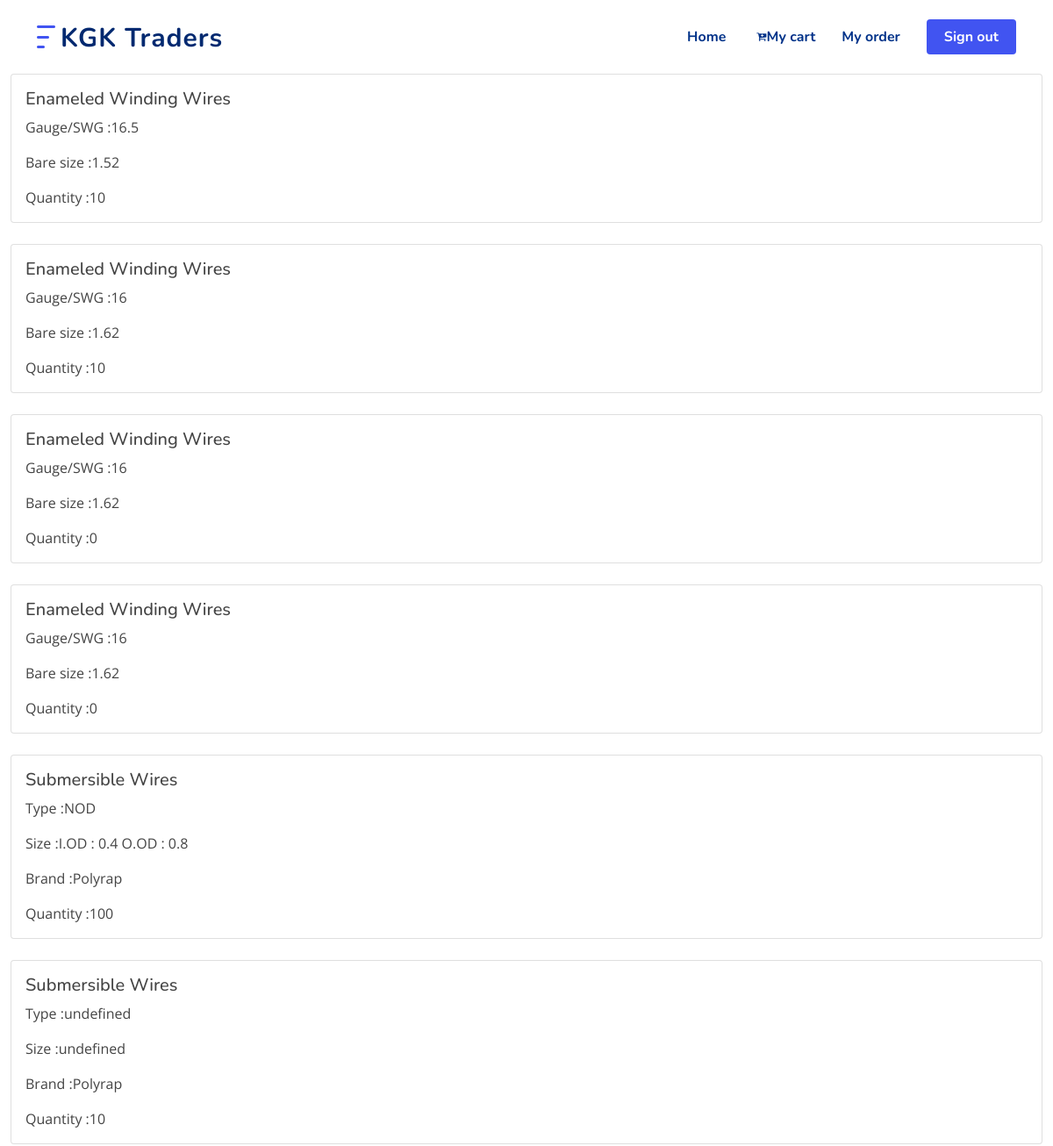
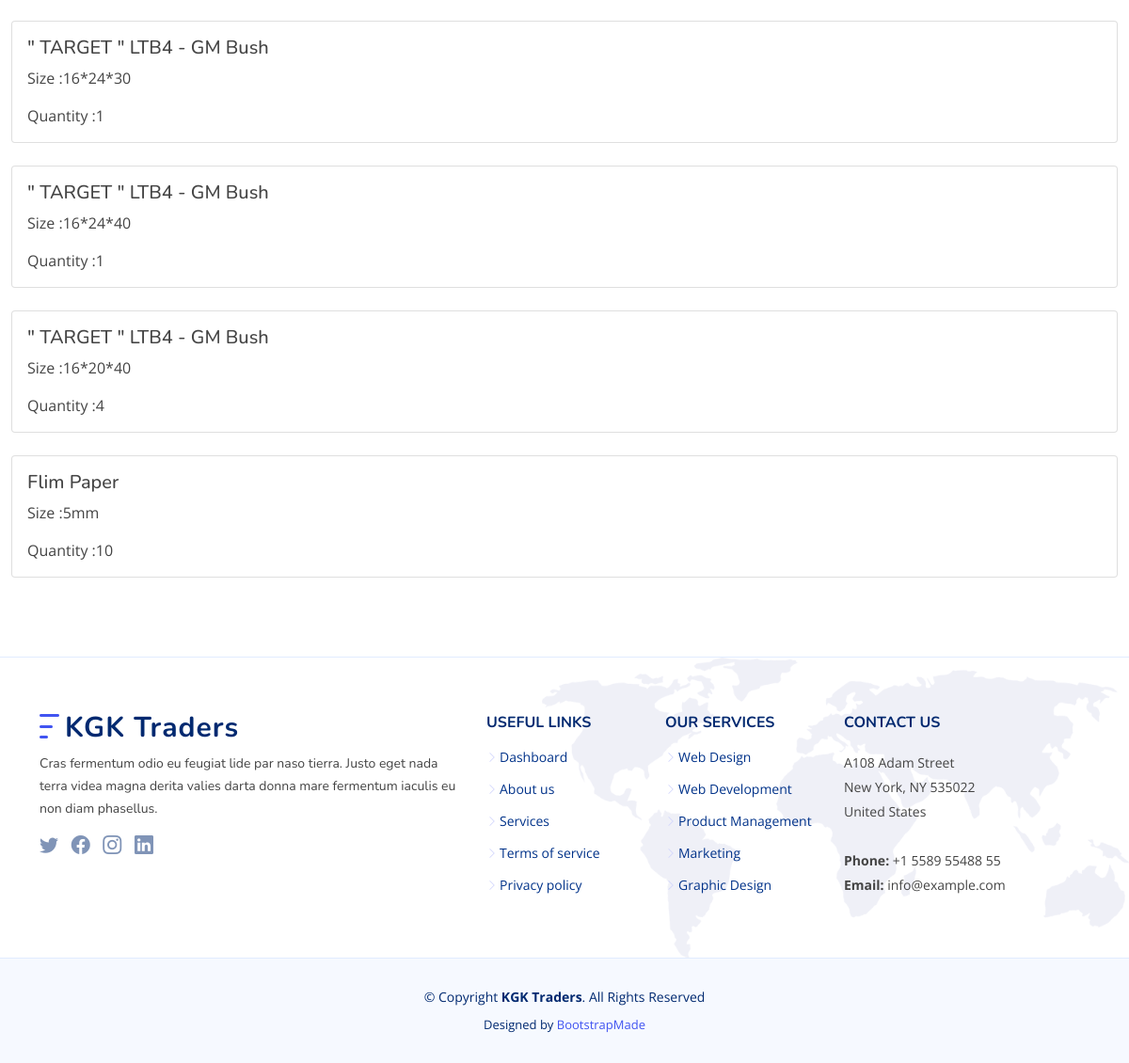
Page /myorder.php (signed in) on the committed database (2 pictures, top to bottom).
### tables this page shows
CREATE TABLE `enameldorder` (
  `id` int(11) NOT NULL,
  `userid` int(11) NOT NULL,
  `swg` float NOT NULL,
  `bare` float NOT NULL,
  `qty` float NOT NULL,
  `flag` int(11) NOT NULL,
  `brand` varchar(250) NOT NULL
);

CREATE TABLE `submersibleorder` (
  `id` int(11) NOT NULL,
  `type` varchar(50) NOT NULL,
  `size` varchar(50) NOT NULL,
  `brand` varchar(50) NOT NULL,
  `qty` float NOT NULL,
  `flag` int(11) NOT NULL,
  `uid` int(11) NOT NULL
);

CREATE TABLE `spareorder` (
  `id` int(11) NOT NULL,
  `prdname` varchar(50) NOT NULL,
  `size` varchar(50) NOT NULL,
  `userid` int(11) NOT NULL,
  `flag` int(11) NOT NULL,
  `qty` int(11) NOT NULL
);

### myorder.php (the view, shortened to what this page needs)
<?php
include_once "config.php";
include_once "includes/header.php";
include_once "dashhead.php";
if(isset( $_SESSION['u_id'])){
?>
<br>
<section id="mycart" class="recent-blog-posts">
    <div class="container-fluid">
        <?php
      $id=  $_SESSION['u_id'];
        $sql = "SELECT * FROM `enameldorder` where userid = $id and flag = 1";
        $test=mysqli_query($db,$sql);
        while($value = mysqli_fetch_object($test))
        {
            echo '<div class="card ">
            <div class="card-body">
              <h5 class="card-title">Enameled Winding Wires</h5>
              <p class="card-text">Gauge/SWG :'.$value->swg.'</p>
              <p class="card-text">Bare size :'.$value->bare.'</p>
              <p class="card-text">Quantity :'.$value->qty.'</p>
            </div>
          </div>
          <br>';
        }
        $sql = "SELECT * FROM `submersibleorder` where uid = $id and flag = 1";
        $test=mysqli_query($db,$sql);
        while($value = mysqli_fetch_object($test))
        {
            echo '<div class="card ">
            <div class="card-body">
              <h5 class="card-title">Submersible Wires</h5>
              <p class="card-text">Type :'.$value->type.'</p>
              <p class="card-text">Size :'.$value->size.'</p>
              <p class="card-text">Brand :'.$value->brand.'</p>
              <p class="card-text">Quantity :'.$value->qty.'</p>
            </div>
          </div>
          <br>';
        }
        $sql = "SELECT * FROM `spareorder` where userid = $id and flag = 1";
        $test=mysqli_query($db,$sql);
        while($value = mysqli_fetch_object($test))
        {
            echo '<div class="card ">
            <div class="card-body">
              <h5 class="card-title">'.$value->prdname.'</h5>
              <p class="card-text">Size :'.$value->size.'</p>
              <p class="card-text">Quantity :'.$value->qty.'</p>
            </div>
          </div>
          <br>';
        }
?>
</div>
</section>
<?php
}else{
    header("location:index.php");
}
include_once "includes/footer.php";
?>

### includes/header.php (shortened to what this page needs)
<!DOCTYPE html>
<html lang="en">
<head>
  <link href="assets/vendor/bootstrap/css/bootstrap.min.css" rel="stylesheet">
  <link href="assets/vendor/bootstrap-icons/bootstrap-icons.css" rel="stylesheet">
  <link href="assets/vendor/aos/aos.css" rel="stylesheet">
  <link href="assets/vendor/remixicon/remixicon.css" rel="stylesheet">
  <link href="assets/vendor/swiper/swiper-bundle.min.css" rel="stylesheet">
  <link href="assets/vendor/glightbox/css/glightbox.min.css" rel="stylesheet">
  <link rel="stylesheet" href="https://cdnjs.cloudflare.com/ajax/libs/font-awesome/4.7.0/css/font-awesome.min.css">
  <link href="assets/css/style.css" rel="stylesheet">
</head>
<body>

### dashhead.php (shortened to what this page needs)
<header id="header" class="header fixed-top">
    <div class="container-fluid container-xl d-flex align-items-center justify-content-between">
      <a href="index.php" class="logo d-flex align-items-center">
        <img src="assets/img/logo.png" alt="">
        <span>KGK Traders</span>
      </a>
      <nav id="navbar" class="navbar">
        <ul>
          <li><a class="nav-link scrollto " href="dash.php">Home</a></li>
          <li><a class="nav-link scrollto " href="mycart.php"><i class="fa fa-cart-plus"></i>My cart</a></li>
          <li><a class="nav-link scrollto " href="myorder.php">My order</a></li>
          <li><a class="getstarted scrollto" href="logout.php">Sign out</a></li>
        </ul>
      </nav>
    </div>
  </header>

### includes/footer.php (shortened to what this page needs)
<footer id="footer" class="footer">
<div class="footer-top">
  <div class="container">
    <div class="row gy-4">
      <div class="col-lg-5 col-md-12 footer-info">
        <a href="index.html" class="logo d-flex align-items-center">
          <img src="assets/img/logo.png" alt="">
          <span>KGK Traders</span>
        </a>
        <p>Cras fermentum odio eu feugiat lide par naso tierra. Justo eget nada terra videa magna derita valies darta donna mare fermentum iaculis eu non diam phasellus.</p>
        <div class="social-links mt-3">
          <a href="#" class="twitter"><i class="bi bi-twitter"></i></a>
          <a href="#" class="facebook"><i class="bi bi-facebook"></i></a>
          <a href="#" class="instagram"><i class="bi bi-instagram bx bxl-instagram"></i></a>
          <a href="#" class="linkedin"><i class="bi bi-linkedin bx bxl-linkedin"></i></a>
        </div>
      </div>
      <div class="col-lg-2 col-6 footer-links">
        <h4>Useful Links</h4>
        <ul>
          <li><i class="bi bi-chevron-right"></i> <a href="dash.php">Dashboard</a></li>
          <li><i class="bi bi-chevron-right"></i> <a href="#">About us</a></li>
          <li><i class="bi bi-chevron-right"></i> <a href="#">Services</a></li>
          <li><i class="bi bi-chevron-right"></i> <a href="#">Terms of service</a></li>
          <li><i class="bi bi-chevron-right"></i> <a href="#">Privacy policy</a></li>
        </ul>
      </div>
      <div class="col-lg-2 col-6 footer-links">
        <h4>Our Services</h4>
        <ul>
          <li><i class="bi bi-chevron-right"></i> <a href="#">Web Design</a></li>
          <li><i class="bi bi-chevron-right"></i> <a href="#">Web Development</a></li>
          <li><i class="bi bi-chevron-right"></i> <a href="#">Product Management</a></li>
          <li><i class="bi bi-chevron-right"></i> <a href="#">Marketing</a></li>
          <li><i class="bi bi-chevron-right"></i> <a href="#">Graphic Design</a></li>
        </ul>
      </div>
      <div align="end" class="col-lg-3 col-md-12 footer-contact text-center text-md-start">
        <h4>Contact Us</h4>
        <p>
          A108 Adam Street <br>
          New York, NY 535022<br>
          United States <br><br>
          <strong>Phone:</strong> +1 5589 55488 55<br>
          <strong>Email:</strong> info@example.com<br>
        </p>
      </div>
    </div>
  </div>
</div>
<div class="container">
  <div class="copyright">
    &copy; Copyright <strong><span>KGK Traders</span></strong>. All Rights Reserved
  </div>
  <div class="credits">
    Designed by <a href="https://bootstrapmade.com/">BootstrapMade</a>
  </div>
</div>
</footer>
</body>
</html>

### assets/css/style.css (style rules this page uses)
:root { scroll-behavior: smooth; }
body { font-family: "Open Sans", sans-serif; color: #444444; }
a { color: #4154f1; text-decoration: none; }
h1, h2, h3, h4, h5, h6 { font-family: "Nunito", sans-serif; }
section { padding: 60px 0; overflow: hidden; }
.header { transition: all 0.5s; z-index: 997; padding: 20px 0; }
.header .logo { line-height: 0; }
.header .logo img { max-height: 40px; margin-right: 6px; }
.header .logo span { font-size: 30px; font-weight: 700; letter-spacing: 1px; color: #012970; font-family: "Nunito", sans-serif; margin-top: 3px; }
.navbar { padding: 0; }
.navbar ul { margin: 0; padding: 0; display: flex; list-style: none; align-items: center; }
.navbar li { position: relative; }
.navbar a { display: flex; align-items: center; justify-content: space-between; padding: 10px 0 10px 30px; font-family: "Nunito", sans-serif; font-size: 16px; font-weight: 700; color: #013289; white-space: nowrap; transition: 0.3s; }
.navbar .getstarted { background: #4154f1; padding: 8px 20px; margin-left: 30px; border-radius: 4px; color: #fff; }
.footer { background: #f6f9ff; padding: 0 0 30px 0; font-size: 14px; }
.footer .footer-top { background: white url(../img/footer-bg.png) no-repeat right top; background-size: contain; border-top: 1px solid #e1ecff; border-bottom: 1px solid #e1ecff; padding: 60px 0 30px 0; }
.footer .footer-top .footer-info { margin-bottom: 30px; }
.footer .footer-top .footer-info .logo { line-height: 0; margin-bottom: 15px; }
.footer .footer-top .footer-info .logo img { max-height: 40px; margin-right: 6px; }
.footer .footer-top .footer-info .logo span { font-size: 30px; font-weight: 700; letter-spacing: 1px; color: #012970; font-family: "Nunito", sans-serif; margin-top: 3px; }
.footer .footer-top .footer-info p { font-size: 14px; line-height: 24px; margin-bottom: 0; font-family: "Nunito", sans-serif; }
.footer .footer-top .social-links a { font-size: 20px; display: inline-block; color: rgba(1, 41, 112, 0.5); line-height: 0; margin-right: 10px; transition: 0.3s; }
.footer .footer-top h4 { font-size: 16px; font-weight: bold; color: #012970; text-transform: uppercase; position: relative; padding-bottom: 12px; }
.footer .footer-top .footer-links { margin-bottom: 30px; }
.footer .footer-top .footer-links ul { list-style: none; padding: 0; margin: 0; }
.footer .footer-top .footer-links ul i { padding-right: 2px; color: #d0d4fc; font-size: 12px; line-height: 0; }
.footer .footer-top .footer-links ul li { padding: 10px 0; display: flex; align-items: center; }
.footer .footer-top .footer-links ul li:first-child { padding-top: 0; }
.footer .footer-top .footer-links ul a { color: #013289; transition: 0.3s; display: inline-block; line-height: 1; }
.footer .footer-top .footer-contact p { line-height: 26px; }
.footer .copyright { text-align: center; padding-top: 30px; color: #012970; }
.footer .credits { padding-top: 10px; text-align: center; font-size: 13px; color: #012970; }

### rows in the picture
enameldorder: swg "16.5", bare "1.52", qty "10"
enameldorder: swg "16", bare "1.62", qty "10"
enameldorder: swg "16", bare "1.62", qty "0"
enameldorder: swg "16", bare "1.62", qty "0"
submersibleorder: type "NOD", size "I.OD : 0.4 O.OD : 0.8", brand "Polyrap", qty "100"
submersibleorder: type "undefined", size "undefined", brand "Polyrap", qty "10"
spareorder: prdname "\" TARGET \" LTB4 - GM Bush", size "16*24*30", qty "1"
spareorder: prdname "\" TARGET \" LTB4 - GM Bush", size "16*24*40", qty "1"
spareorder: prdname "\" TARGET \" LTB4 - GM Bush", size "16*20*40", qty "4"
spareorder: prdname "Flim Paper", size "5mm", qty "10"
